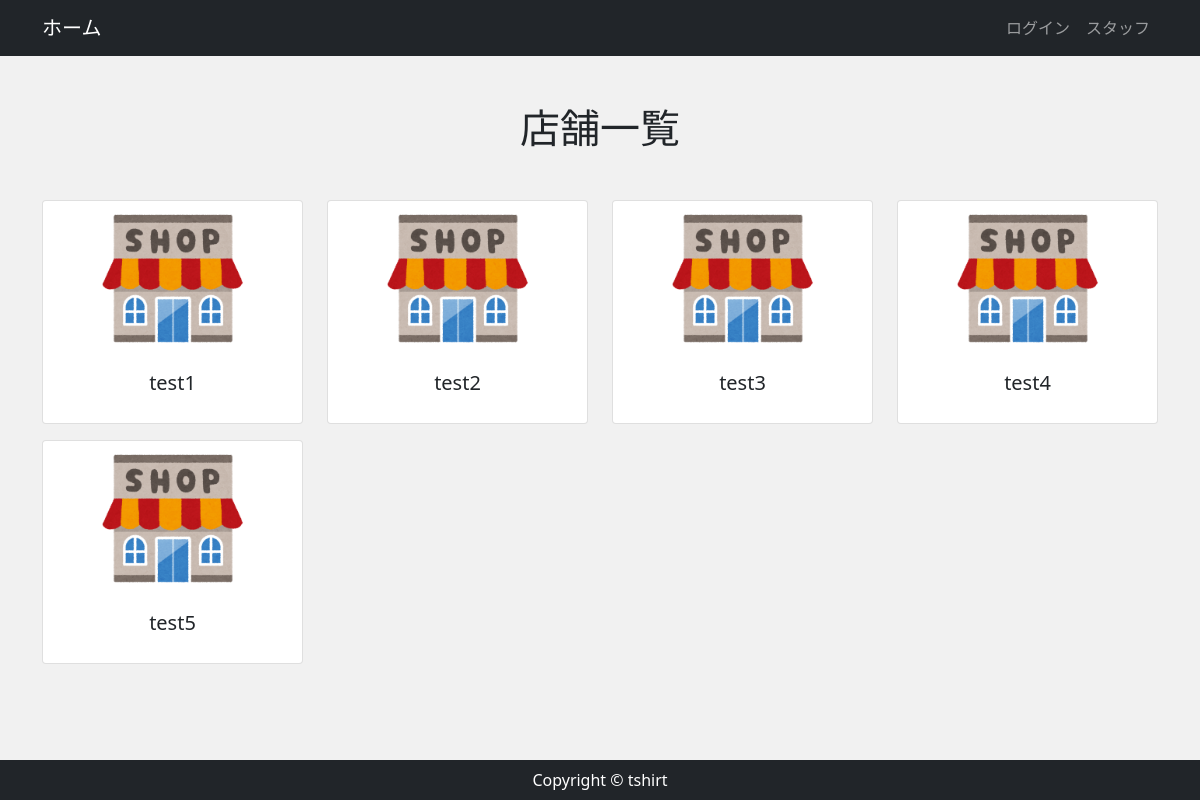
Before: / with the older database file.
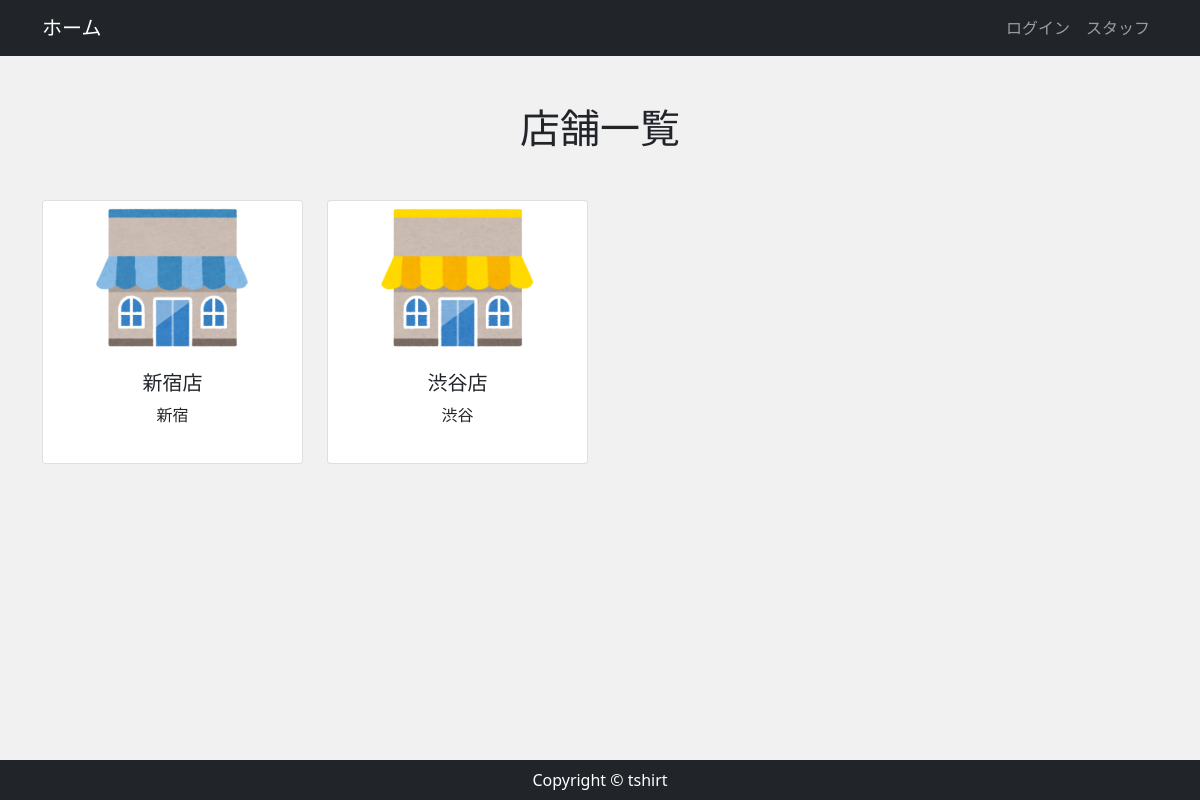
After: the same page with the newer database file.
### app/models.py (models this page shows, shortened)
class Store(models.Model):
  name = models.CharField('店舗', max_length=100)
  address = models.CharField('住所', max_length=100, null=True, blank=True)
  tel = models.CharField('電話番号', max_length=100, null=True, blank=True)
  description = models.TextField('説明', default='', blank=True)
  image = models.ImageField(upload_to='images', verbose_name='イメージ画像', null=True, blank=True)

### app/views.py (the view)
# urls.py: path('', views.StoreView.as_view(), name='store'),
class StoreView(View):
    def get(self, request, *args, **kwargs):
        store_data = Store.objects.all()
        return render(request, 'app/store.html', {
            'store_data': store_data
        })

### app/templates/app/store.html (shortened to what this page needs)
{% extends 'app/base.html' %} {% block content %}
<div class="text-center my-5">
  <div class="mb-5">
    <h1>店舗一覧</h1>
  </div>
  <div class="row">
    {% for store in store_data %}
      <div class="col-lg-3 col-md-6">
        <div class="card img-thumbnail storelist mb-3">
          {% if store.image %}
            <img src="{{ store.image.url }}" alt="store-image-top" class="card-img-top card-thum" width="100px">
          {% endif %}
          <div class="card-body text-center py-3 px-2">
            <h5 class="font-weight-bold">{{ store.name }}</h5>
            {% if store.address %}
              <p>{{ store.address }}</p>
          {% endif %}
          </div>
        </div>
      </div>
      {% empty %}
        <p>まだ店舗がありません</p>
    {% endfor %}
  </div>
</div>
{% endblock %}

### app/templates/app/base.html (shortened to what this page needs)
{% load static %}
<!DOCTYPE html>
<html lang="ja">
  <head>
    <link
      href="https://cdn.jsdelivr.net/npm/bootstrap@5.0.0-beta1/dist/css/bootstrap.min.css"
      rel="stylesheet"
    />
    <link
      rel="stylesheet"
      href="https://cdnjs.cloudflare.com/ajax/libs/font-awesome/5.13.0/css/all.min.css"
    />
    <link rel="stylesheet" href="{% static 'css/style.css' %}" />
  </head>
  <body>
    <nav class="nav navbar navbar-expand-lg navbar-dark bg-dark">
      <div class="container">
        <a href="/" class="navbar-brand">ホーム</a>
        <ul class="navbar-nav ml-auto">
          {% if user.is_authenticated %}
          <li class="nav-item">
            <a href="{% url 'profile' %}" class="nav-link">プロフィール</a>
          </li>
          <li class="nav-item">
            <a href="{% url 'account_logout' %}" class="nav-link">ログアウト</a>
          </li>
          {% else %}
          <li class="nav-item">
            <a href="{% url 'account_login' %}" class="nav-link">ログイン</a>
          </li>
          <li class="nav-item">
            <a href="{% url 'account_signup' %}" class="nav-link">スタッフ</a>
          </li>
          {% endif %}
        </ul>
      </div>
    </nav>
    <main>
      <div class="container">{% block content %} {% endblock %}</div>
    </main>
    <footer class="py-2 bg-dark">
      <p class="m-0 text-center text-white">Copyright &copy; tshirt</p>
    </footer>
  </body>
</html>

### app/static/css/style.css (style rules this page uses)
* { margin: 0; padding: 0; box-sizing: border-box; }
body { background-color: #f1f1f1f1; display: flex; flex-flow: column; min-height: 100vh; }
main { flex: 1; }
.card-body { padding: 2rem; }
.storelist img { height: 150px; object-fit: contain; }

Changed rows visible on the page:
removed Store: image (picture), name "test1"
removed Store: image (picture), name "test2"
removed Store: image (picture), name "test3"
removed Store: image (picture), name "test4"
removed Store: image (picture), name "test5"
added Store: image (picture), name "新宿店", address "新宿"
added Store: image (picture), name "渋谷店", address "渋谷"
